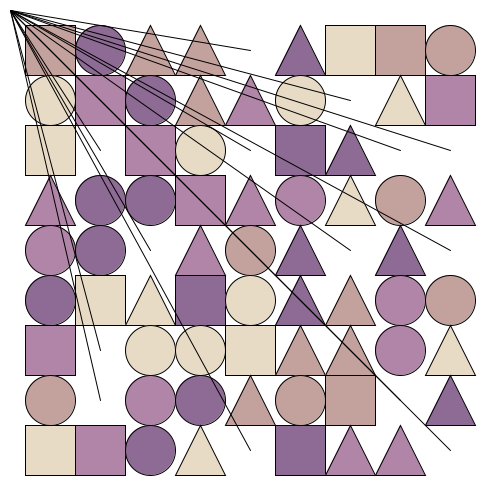
Frame 1 (no input)
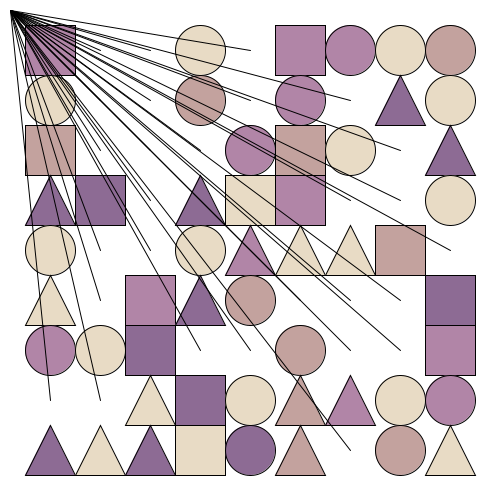
Frame 2 (the mouse pressed at the canvas centre, redrawn once)

The Processing sketch that drew these frames (run headless with seeded random() and noise(); the mouse was pressed at the canvas centre and the sketch redrawn once):

// Processing sketch: sketch_190812a
// ── sketch_190812a.pde
color [] fl = {#8D6B94, #B185A7, #C3A29E, #E8DBC5};
int sz = 50;


void setup (){
  size (500,500);
  rectMode (CENTER);
}

void draw (){
 background (255);
 
 for (int x = sz; x <= 480; x += sz){
   for (int y = sz; y <= 480; y += sz){
     // random number for color?
     // our array is always from 0 to 4
    int r = int (random (4) );
    fill (fl [r]);

//if statement that will test random variable
    int s = int ( random (4)); 
    if (s == 0){
      shp1(x,y);
      // = we store a variable
      // == we compare sth, we're checking if sth is equal to 0
    } else if (s == 1){
    shp2 (x,y);
   } else if (s == 2) {
     shp3 (x,y);
   } else {
     shp4 (x,y);
   
    } 
   }
 }
 noLoop ();
}//end of draw

void shp1 (int _x, int _y){
  ellipse (_x,_y,sz,sz); 
}

void shp2 (int _x, int _y){
  rect (_x, _y, sz, sz);
}

void shp3 (int _x, int _y){
  pushMatrix ();
  translate (_x, _y);
  // when I want to start from the middle sz/2
    triangle (0,-sz/2, sz/2,sz/2, -sz/2,sz/2);
  popMatrix ();
}

void shp4 (int _x, int _y){
  line (_x, _y, 10, 10);

//void shp4 (int _x, int _y){
//  pushMatrix ();
//  translate (_x, _y);
//  ellipseMode (arc);
//    arc (sz, sz, sz/2, sz/2, PI+QUARTER_PI, PIE );
//  popMatrix ();
  
//void shp4 (int _x, _y);
  
  
}
